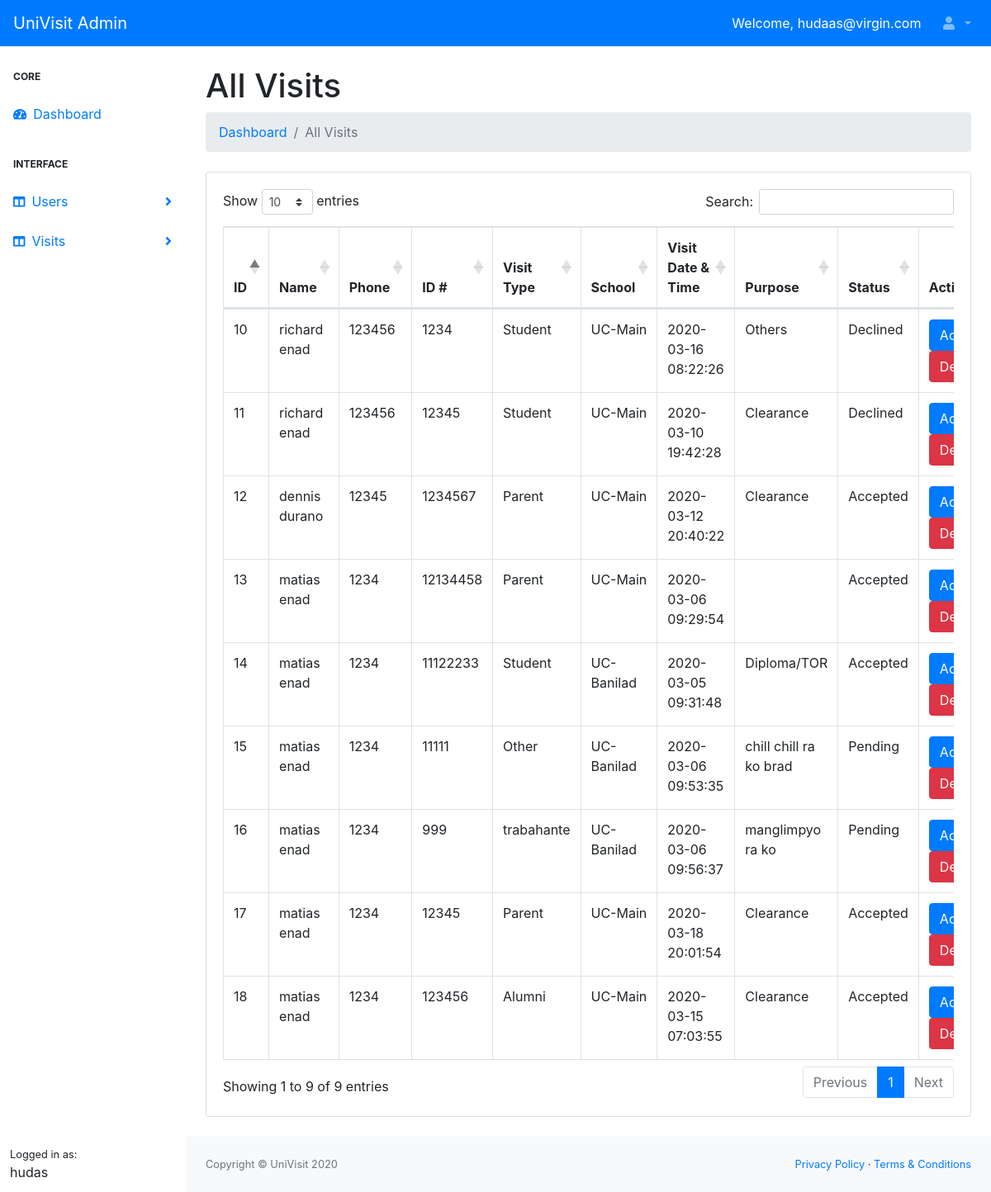
The app's page /dist/all_visits.php (signed in) with its own data.
### tables this page shows
CREATE TABLE `record` (
  `record_id` int(11) NOT NULL,
  `user_id` int(10) DEFAULT NULL,
  `visitor_type` varchar(50) DEFAULT NULL,
  `visitor_school` varchar(50) DEFAULT NULL,
  `date` date DEFAULT NULL,
  `time` time DEFAULT NULL,
  `visitor_purpose` varchar(50) DEFAULT NULL,
  `visitor_image` text DEFAULT NULL,
  `visitor_id` int(50) DEFAULT NULL,
  `visitor_status` varchar(50) DEFAULT NULL
);

CREATE TABLE `user` (
  `id` int(11) NOT NULL,
  `user_fname` varchar(10) DEFAULT NULL,
  `user_lname` varchar(10) DEFAULT NULL,
  `user_address` varchar(20) DEFAULT NULL,
  `user_contact` varchar(10) DEFAULT NULL,
  `user_uname` varchar(10) DEFAULT NULL,
  `user_email` varchar(50) DEFAULT NULL,
  `user_password` varchar(50) DEFAULT NULL,
  `user_photo` text DEFAULT NULL,
  `user_status` varchar(20) DEFAULT NULL
);

### dist/all_visits.php (the view, shortened to what this page needs)
<!DOCTYPE html>
<html lang="en">
<head>
    <link href="css/styles.css" rel="stylesheet" />
    <link href="https://cdn.datatables.net/1.10.20/css/dataTables.bootstrap4.min.css" rel="stylesheet" />
</head>
<body>
    <?php
        $mysqli = new mysqli('localhost','root','','univisit') or die(mysqli_error($mysqli));
        $result = $mysqli->query("SELECT * FROM record INNER JOIN user ON record.user_id = user.id ") or die(mysqli_error($mysqli));
    ?>
    <nav class="sb-topnav navbar navbar-expand navbar-dark bg-primary">
        <a class="navbar-brand" href="dashboard.php">UniVisit Admin</a>
            <button class="btn btn-link btn-sm order-1 order-lg-0" id="sidebarToggle" href="#"></button>
        <form class="d-none d-md-inline-block form-inline ml-auto mr-0 mr-md-3 my-2 my-md-0">
            <a class="text-white">Welcome, <?php echo $_SESSION['admin_email'];?></a>
        </form>
        <ul class="navbar-nav ml-auto ml-md-0">
            <li class="nav-item dropdown">
                <a class="nav-link dropdown-toggle" id="userDropdown" href="#" role="button" data-toggle="dropdown" aria-haspopup="true" aria-expanded="false">
                    <i class="fas fa-user fa-fw"></i>
                </a>
            </li>
        </ul>
    </nav>
    <div id="layoutSidenav">
        <div id="layoutSidenav_nav">
            <nav class="sb-sidenav accordion sb-sidenav-primary" id="sidenavAccordion">
                <div class="sb-sidenav-menu">
                    <div class="nav">
                        <div class="sb-sidenav-menu-heading">Core</div>
                        <a class="nav-link" href="dashboard.php?id=<?php echo $_SESSION['id'];?>"><div class="sb-nav-link-icon">
                            <i class="fas fa-tachometer-alt"></i></div>
                            Dashboard
                        </a>
                        <div class="sb-sidenav-menu-heading">Interface</div>
                        <a class="nav-link collapsed" href="#" data-toggle="collapse" data-target="#usersCollapse" aria-expanded="false" aria-controls="visitsCollapse">
                            <div class="sb-nav-link-icon"><i class="fas fa-columns"></i></div>
                        Users
                        <div class="sb-sidenav-collapse-arrow"><i class="fas fa-angle-down"></i></div>
                        </a>
                        <a class="nav-link collapsed" href="#" data-toggle="collapse" data-target="#visitsCollapse" aria-expanded="false" aria-controls="visitsCollapse">
                            <div class="sb-nav-link-icon"><i class="fas fa-columns"></i></div>
                            Visits
                            <div class="sb-sidenav-collapse-arrow"><i class="fas fa-angle-down"></i></div>
                        </a>
                        <div class="sb-sidenav-menu-heading"></div>
                    </div>
                </div>
                <div class="sb-sidenav-footer">
                    <div class="small">Logged in as:</div>
                    <?php echo $_SESSION['admin_name']; ?>
                </div>
            </nav>
        </div>
        <div id="layoutSidenav_content">
            <main>
            <div class="container-fluid">
                <h1 class="mt-4">All Visits</h1>
                <ol class="breadcrumb mb-4">
                    <li class="breadcrumb-item"><a href="dashboard.php?id=<?php echo $_SESSION['id'];?>">Dashboard</a></li>
                    <li class="breadcrumb-item active">All Visits</li>
                </ol>
                <div class="card mb-4">
                    <div class="card-body">
                        <div class="table-responsive">
                            <table class="table table-bordered"
                            id="dataTable" width="100%" cellspacing="0">
                                <thead>
                                    <tr>
                                        <th>ID</th>
                                        <th>Name</th>
                                        <th>Phone</th>
                                        <th>ID #</th>
                                        <th>Visit Type</th>
                                        <th>School</th>
                                        <th>Visit Date & Time</th>
                                        <th>Purpose</th>
                                        <th>Status</th>
                                        <th>Action</th>
                                    </tr>
                                </thead>
                                <tbody>
                                <?php
                                while($row = $result->fetch_assoc()){ ?>
                                <tr>
                                    <td><?php echo $row['record_id']; ?></td>
                                    <td>
                                        <?php echo $row['user_fname']; ?>
                                        <?php echo $row['user_lname']; ?>
                                    </td>
                                    <td><?php echo $row['user_contact']; ?></td>
                                    <td><?php echo $row['visitor_id']; ?></td>
                                    <td><?php echo $row['visitor_type']; ?></td>
                                    <td><?php echo $row['visitor_school']; ?></td>
                                    <td>
                                        <?php echo $row['date']; ?>
                                        <?php echo $row['time']; ?>
                                    </td>
                                    <td><?php echo $row['visitor_purpose']; ?></td>
                                    <td><?php echo $row['visitor_status']; ?></td>
                                    <td>
                                    <form action="../process.php" method="POST">
                                    <button class="btn btn-primary" name="acceptAllVisit">Accept</button>
                                    <button class="btn btn-danger" name="declineAllVisit">Decline</button>
                                    </form>
                                    </td>
                                </tr>
                                <?php
                                }
                                ?>
                                </tbody>
                            </table>
                        </div>
                    </div>
                </div>
                </div>
            </main>
        <footer class="py-4 bg-light mt-auto">
            <div class="container-fluid">
                <div class="d-flex align-items-center justify-content-between small">
                    <div class="text-muted">Copyright &copy; UniVisit 2020</div>
                    <div>
                        <a href="#">Privacy Policy</a>
                        &middot;
                        <a href="#">Terms &amp; Conditions</a>
                    </div>
                </div>
            </div>
        </footer>
    </div>
    </div>
</body>
</html>

### records on screen
record: record_id "10", user.user_fname "richard", user.user_lname "enad", user.user_contact "123456", visitor "1234", visitor_type "Student", visitor_school "UC-Main", date "2020-03-16", time "08:22:26", visitor_purpose "Others", visitor_status "Declined"
record: record_id "11", user.user_fname "richard", user.user_lname "enad", user.user_contact "123456", visitor "12345", visitor_type "Student", visitor_school "UC-Main", date "2020-03-10", time "19:42:28", visitor_purpose "Clearance", visitor_status "Declined"
record: record_id "12", user.user_fname "dennis", user.user_lname "durano", user.user_contact "12345", visitor "1234567", visitor_type "Parent", visitor_school "UC-Main", date "2020-03-12", time "20:40:22", visitor_purpose "Clearance", visitor_status "Accepted"
record: record_id "13", user.user_fname "matias", user.user_lname "enad", user.user_contact "1234", visitor "12134458", visitor_type "Parent", visitor_school "UC-Main", date "2020-03-06", time "09:29:54", visitor_status "Accepted"
record: record_id "14", user.user_fname "matias", user.user_lname "enad", user.user_contact "1234", visitor "11122233", visitor_type "Student", visitor_school "UC-Banilad", date "2020-03-05", time "09:31:48", visitor_purpose "Diploma/TOR", visitor_status "Accepted"
record: record_id "15", user.user_fname "matias", user.user_lname "enad", user.user_contact "1234", visitor "11111", visitor_type "Other", visitor_school "UC-Banilad", date "2020-03-06", time "09:53:35", visitor_purpose "chill chill ra ko brad", visitor_status "Pending"
record: record_id "16", user.user_fname "matias", user.user_lname "enad", user.user_contact "1234", visitor "999", visitor_type "trabahante", visitor_school "UC-Banilad", date "2020-03-06", time "09:56:37", visitor_purpose "manglimpyo ra ko", visitor_status "Pending"
record: record_id "17", user.user_fname "matias", user.user_lname "enad", user.user_contact "1234", visitor "12345", visitor_type "Parent", visitor_school "UC-Main", date "2020-03-18", time "20:01:54", visitor_purpose "Clearance", visitor_status "Accepted"
record: record_id "18", user.user_fname "matias", user.user_lname "enad", user.user_contact "1234", visitor "123456", visitor_type "Alumni", visitor_school "UC-Main", date "2020-03-15", time "07:03:55", visitor_purpose "Clearance", visitor_status "Accepted"

### other values on screen
$_SESSION['admin_email'] "hudaas@virgin.com"
$_SESSION['admin_name'] "hudas"
